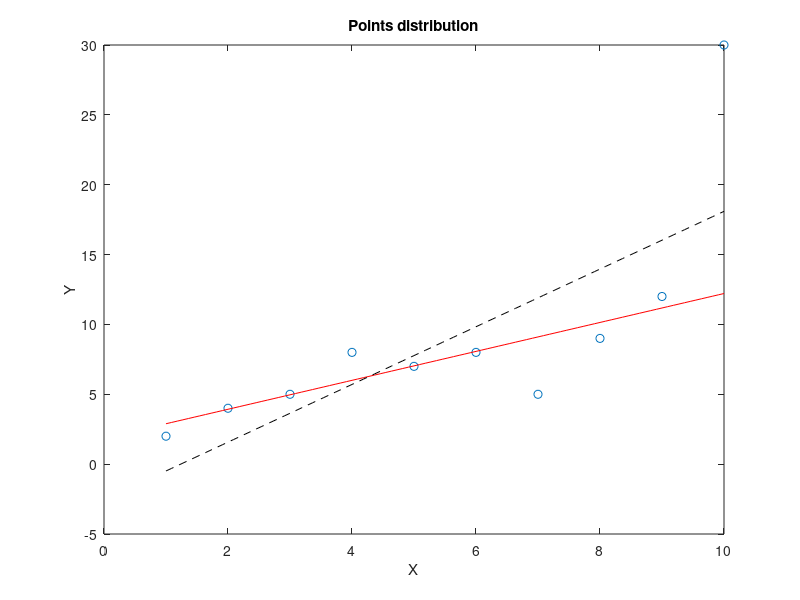
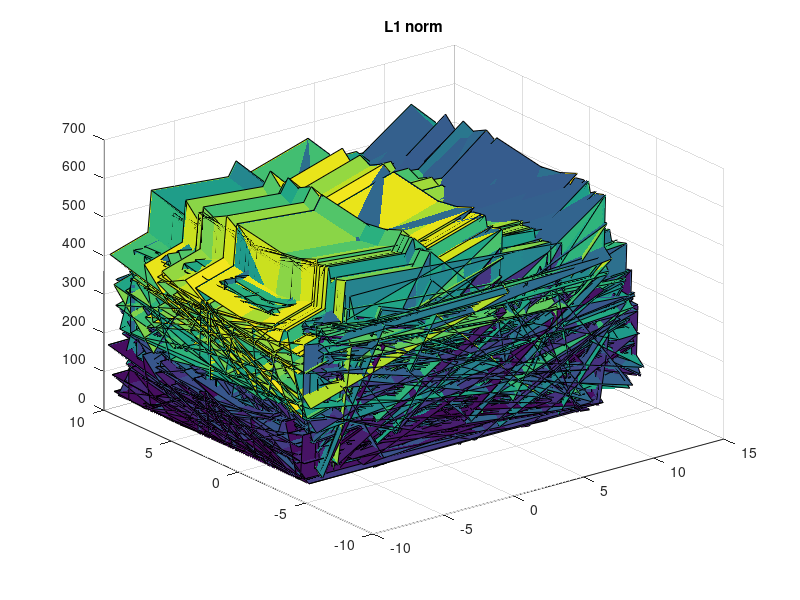
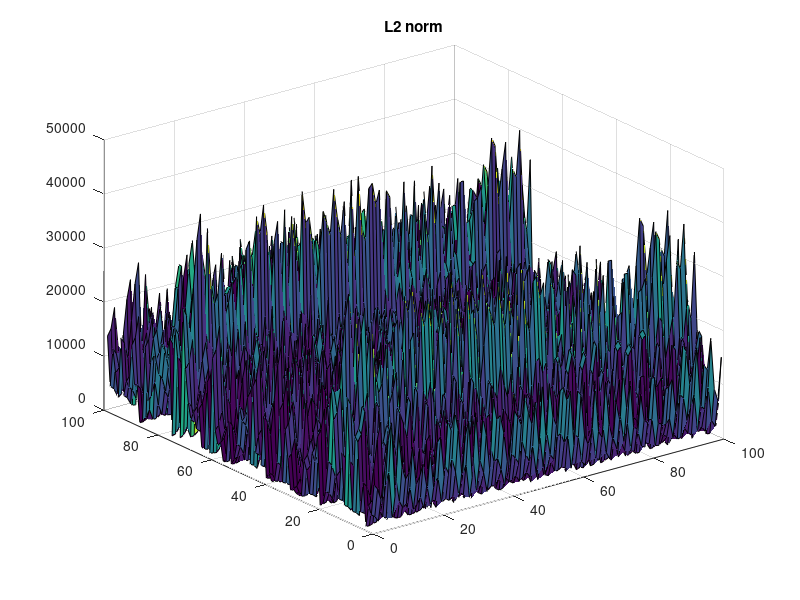
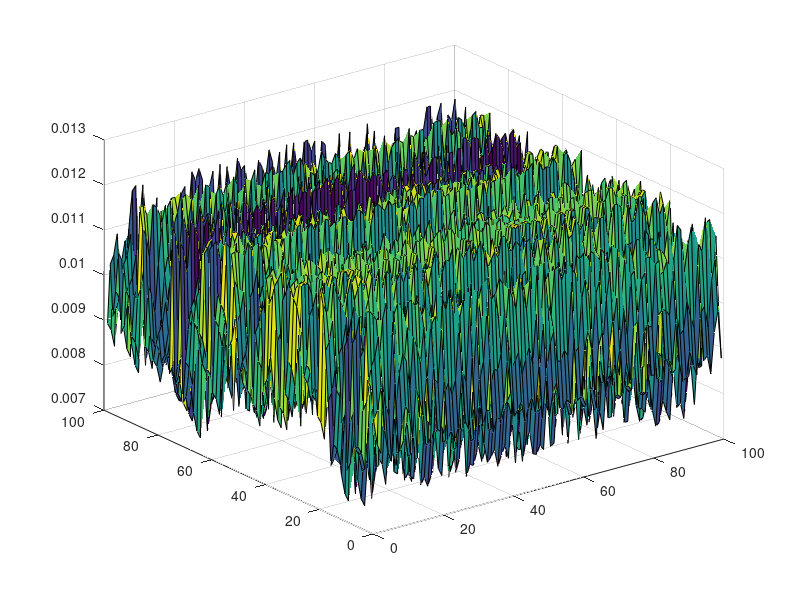

The MATLAB script that drew these images, in order:
close all
clear all
clc
X = [1:10];
Y = [2 4 5 8 7 8 5 9 12 30];

plot(X, Y,'o');
xlabel('X')
ylabel('Y')
title('Points distribution')

% error functions
err1 = @(y1,y2) sum(abs(y1 - y2));
err2 = @(y1,y2) sum((y1 - y2).^2);

% line
y = @(m,c,x) m*x + c;

% approximate range
N = 100;
% mrange = -5:10;
% crange = -10:15;
mrange = -5 + 15*rand(N,1);
crange = -10 + 25*rand(N,1);

% grid search
for ii = 1:length(mrange)
    for jj = 1:length(crange)
        ytest = y(mrange(ii),crange(jj),X);
        err_l1(ii,jj) = err1(Y, ytest);
        err_l2(ii,jj) = err2(Y, ytest);
    end
end
M = repmat(mrange,1,N);
C = repmat(crange',N,1);

figure
surf(C',M',err_l1)
title('L1 norm')
figure
surf(err_l2)
title('L2 norm')

% find probability
P = exp(-err_l1/1000);
k = sum(P);
p_L1 = P./k;
figure
surf(p_L1);
P = exp(-err_l2/1000);
k = sum(P);
p_L2 = P./k;
figure
surf(p_L2);

% Rejection Method
chance = rand(N*N,1);
ind = find(p_L1(:) > chance);


% find minimum
min_l1 = min(err_l1(:));
[row,col] = find(err_l1 == min_l1);
m1 = mrange(row);
c1 = crange(col);
x = linspace(1,10);
figure(1); hold on
plot(x,y(m1,c1,x),'r')
% l2
min_l2 = min(err_l2(:));
[row,col] = find(err_l2 == min_l2);
m2 = mrange(row);
c2 = crange(col);
x = linspace(1,10);
figure(1); hold on
plot(x,y(m2,c2,x),'--k')
